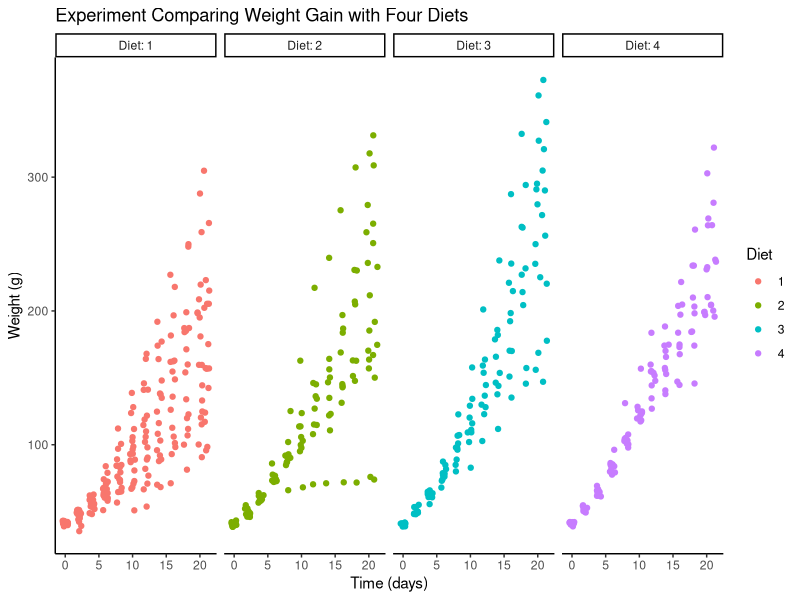

The R source for this figure:
## ---- chunk 1
#| echo: false
#| output: false
# NOTE: This is here just to suppress the output of the following.
library(tidyverse)
## ---- chunk 2
#| code-line-numbers: true
library(tidyverse)

ggplot(ChickWeight) +
  geom_point(
    aes(x=Time, y=weight, color=Diet),
    position=position_jitter()
  ) +
  facet_grid(~Diet, labeller=label_both) +
  labs(
    title="Experiment Comparing Weight Gain with Four Diets",
    x="Time (days)",
    y="Weight (g)"
  ) +
  theme_classic()

